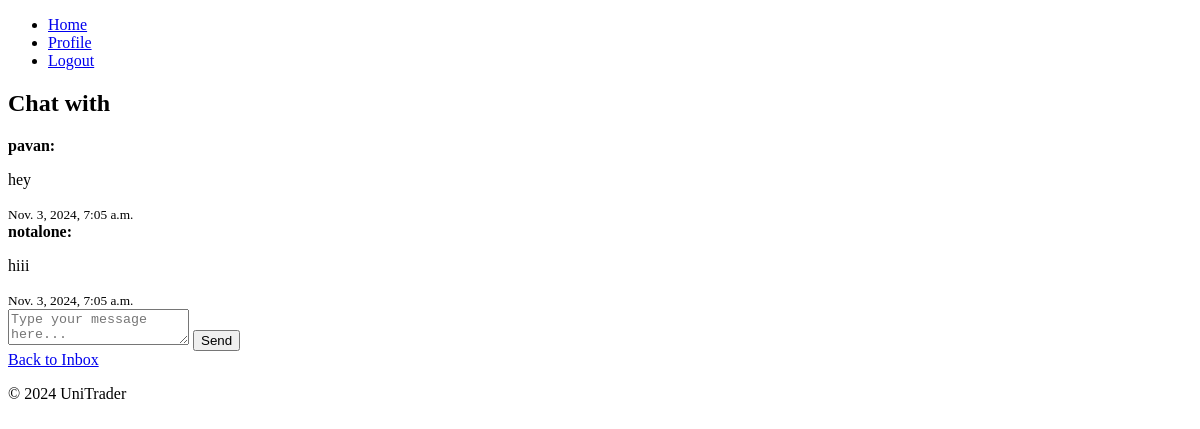
The app's page /chat/seller/4/ (signed in), older data.
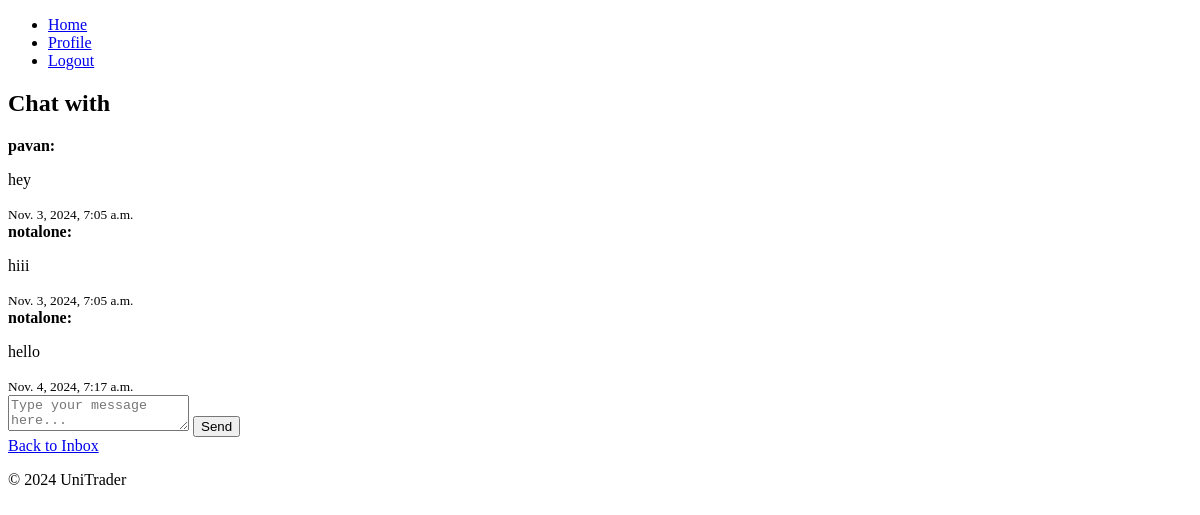
The same page, newer data.
### unitrader/models.py (models this page shows, shortened)
class Message(models.Model):
    sender = models.ForeignKey(User, related_name='sent_messages', on_delete=models.CASCADE)
    recipient = models.ForeignKey(User, related_name='received_messages', on_delete=models.CASCADE)
    content = models.TextField()
    timestamp = models.DateTimeField(auto_now_add=True)
    is_read = models.BooleanField(default=False)  # To track read/unread status

### unitrader/views.py (the view, shortened to what this page needs)
# urls.py: path('chat/seller/<int:seller_id>/', views.chat_with_seller, name='chat_with_seller'),
@login_required
def chat_with_seller(request, seller_id):
    seller = get_object_or_404(User, id=seller_id)
    messages = Message.objects.filter(
        (Q(sender=request.user) & Q(recipient=seller))
        | (Q(sender=seller) & Q(recipient=request.user))
    ).order_by("timestamp")
    return render(
        request, "unitrader/chat.html", {"seller": seller, "messages": messages}
    )

### templates/unitrader/chat.html (shortened to what this page needs)
{% extends "unitrader/base.html" %}
{% block content %}
<h2>Chat with {{ recipient.username }}</h2>
<div class="chat-box">
    {% for message in messages %}
        <div class="{% if message.sender == request.user %}sent{% else %}received{% endif %}">
            <strong>{{ message.sender.username }}:</strong>
            <p>{{ message.content }}</p>
            <small>{{ message.timestamp }}</small>
        </div>
    {% endfor %}
</div>
<form method="POST">
    <textarea name="message" placeholder="Type your message here..." required></textarea>
    <button type="submit">Send</button>
</form>
<a href="{% url 'inbox' %}">Back to Inbox</a>
{% endblock %}

Row changes from the older to the newer data that the page shows:
added Message: sender.username "notalone", content "hello", timestamp "Nov. 4, 2024, 7:17 a.m."
